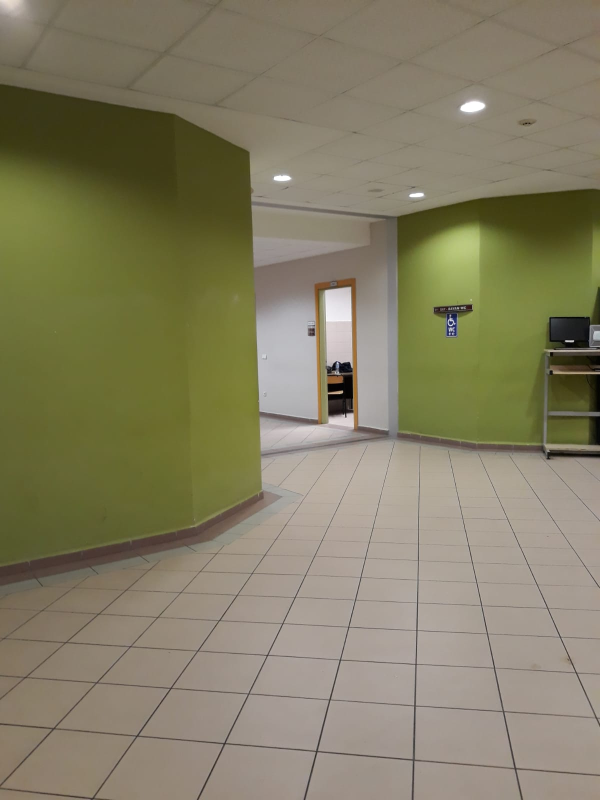
#> input picture school1.jpeg, 1200 x 1600 px (shown at 1/2 size)
$ python harris-detection-alternative.py
#> lines starting #> are read from the running program, lines starting #| are printed output that depends on the picture
import cv2
import numpy as np
import sys


def readImage(filename):
    """
     Read in an image file, errors out if we can't find the file
    :param filename:
    :return: Img object if filename is found
    """
#> called with filename = 'school1.jpeg'

    img = cv2.imread(filename, 0)
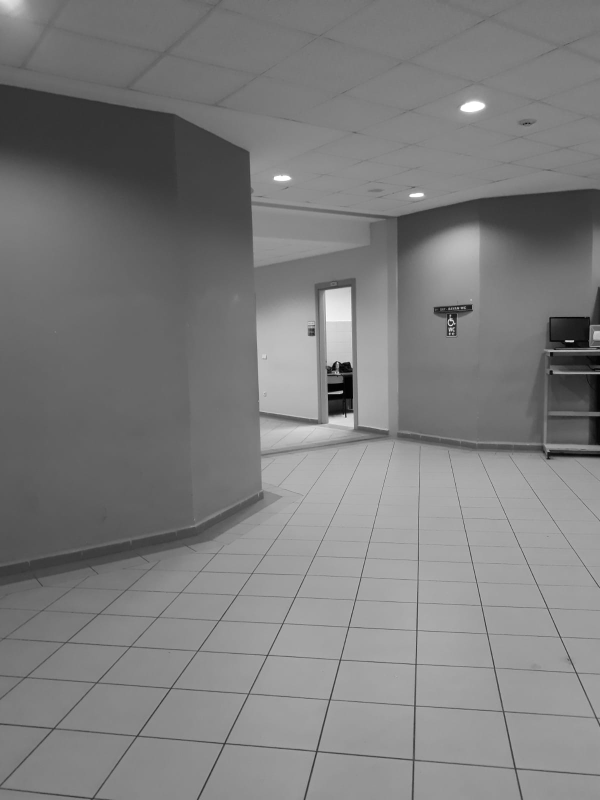
#> img: shape (1600, 1200) (shown at 1/2 size); min 0, max 255, mean 125

    if len(img.shape) == 3:
        img = cv2.cvtColor(img, cv2.COLOR_RGB2GRAY)
    if len(img.shape) == 4:
        img = cv2.cvtColor(img, cv2.COLOR_RGBA2GRAY)
    print("Shape: " + str(img.shape))
#| Shape: (1600, 1200)
    print("Size: " + str(img.size))
#| Size: 1920000
    print("Type: " + str(img.dtype))
#| Type: uint8
    print("Printing Original Image...")

    if img is None:
        print('Invalid image:' + filename)
        return None
    else:
        print('Image successfully read...')
        return img


def findCorners(img, window_size, k, thresh):
    """
    Finds and returns list of corners and new image with corners drawn
    :param img: The original image
    :param window_size: The size (side length) of the sliding window
    :param k: Harris corner constant. Usually 0.04 - 0.06
    :param thresh: The threshold above which a corner is counted
    :return:
    """
#> called with window_size = 5, k = 0.04, thresh = 20000
    # Find x and y derivatives
    dy, dx = np.gradient(img)
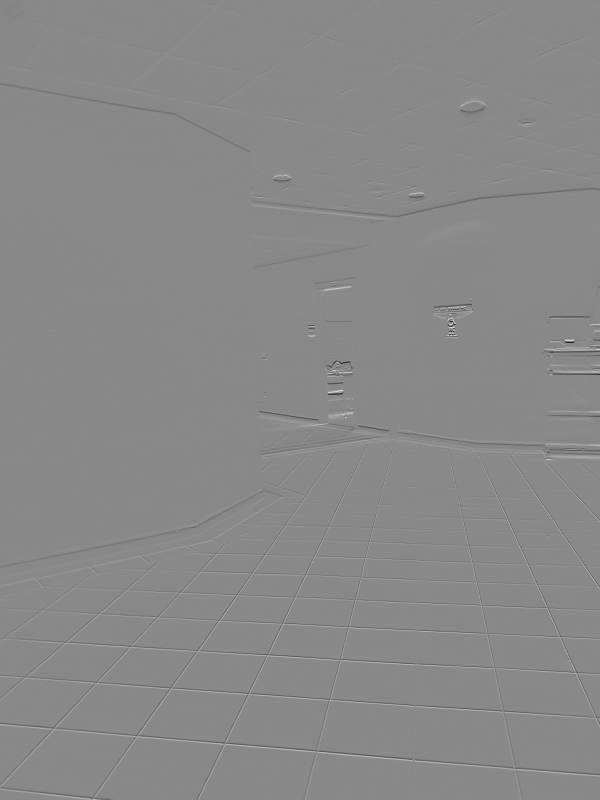
#> dy: shape (1600, 1200) float64 (shown at 1/2 size); min -104, max 90, mean 0; drawn with min black and max white
    Ixx = dx**2
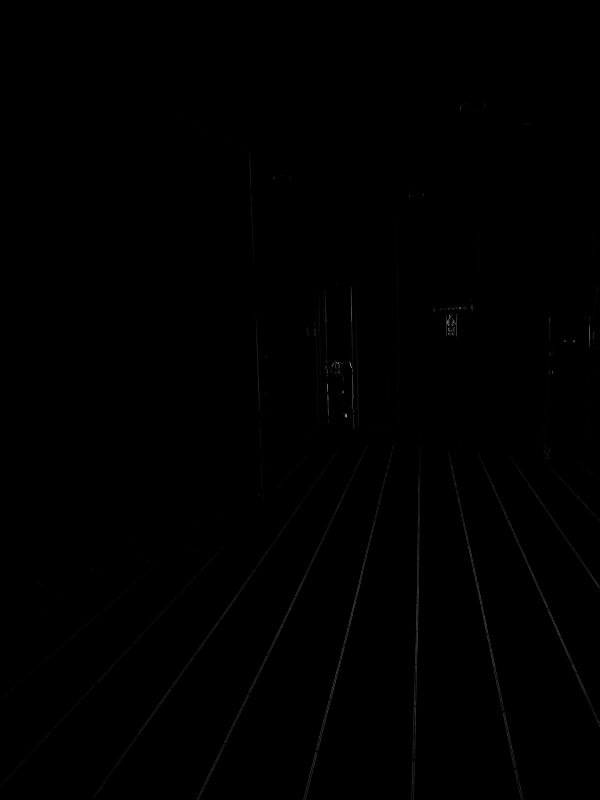
#> Ixx: shape (1600, 1200) float64 (shown at 1/2 size); min 0, max 11236, mean 16.8; drawn with min black and max white
    Ixy = dy*dx
    Iyy = dy**2
    height = img.shape[0]
#> height = 1600
    width = img.shape[1]
#> width = 1200

    cornerList = []
    newImg = img.copy()
    color_img = cv2.cvtColor(newImg, cv2.COLOR_GRAY2RGB)
    offset = window_size//2

    # Loop through image and find our corners
    print("Finding Corners...")
    for y in range(int(offset), height-offset):
        for x in range(offset, width-offset):
            # Calculate sum of squares
            windowIxx = Ixx[y-offset:y+offset+1, x-offset:x+offset+1]
            windowIxy = Ixy[y-offset:y+offset+1, x-offset:x+offset+1]
            windowIyy = Iyy[y-offset:y+offset+1, x-offset:x+offset+1]
            Sxx = windowIxx.sum()
            Sxy = windowIxy.sum()
            Syy = windowIyy.sum()

            # Find determinant and trace, use to get corner response
            det = (Sxx * Syy) - (Sxy**2)
            trace = Sxx + Syy
            r = det - k*(trace**2)

            # If corner response is over threshold, color the point and add to corner list
            if r > thresh:
                print(x, y, r)
                cornerList.append([x, y, r])
                color_img.itemset((y, x, 0), 0)
                color_img.itemset((y, x, 1), 0)
                color_img.itemset((y, x, 2), 255)
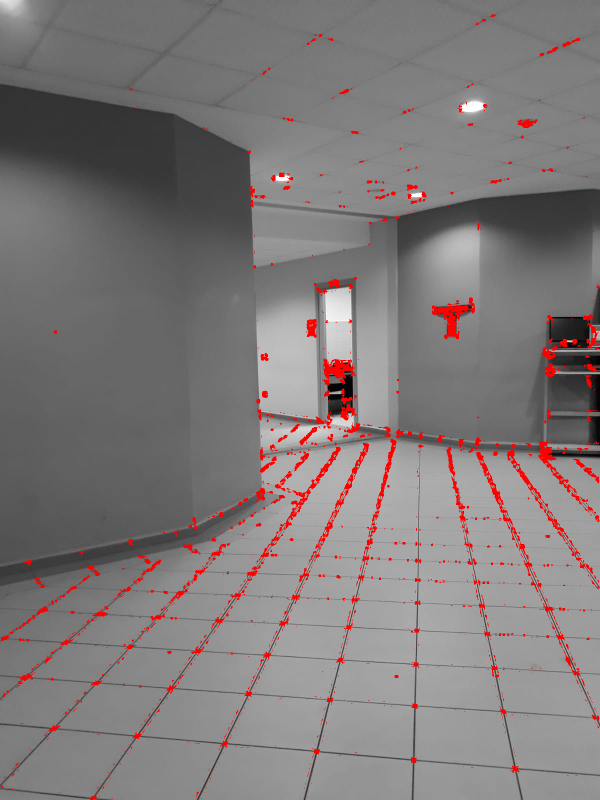
#> color_img: shape (1600, 1200, 3) (shown at 1/2 size); mean B, G, R 121.8, 121.8, 128
#> after the loop, cornerList = 46679 items
    return color_img, cornerList


def main():
    """
    Main parses argument list and runs findCorners() on the image
    :return: None
    """
    img_name = 'school1.jpeg'
    window_size = 5
    k = 0.04
    thresh = 20000

    print("Image Name: " + str(img_name))
    print("Window Size: " + str(window_size))
    print("K Corner Response: " + str(k))
    print("Corner Response Threshold:" + str(thresh))

    img = readImage(img_name)
    if img is not None:

        finalImg, cornerList = findCorners(img, int(window_size), float(k), int(thresh))
#> cornerList = 46679 items
        if finalImg is not None:
            cv2.imwrite("test.jpeg", finalImg)


if __name__ == "__main__":
    main()
